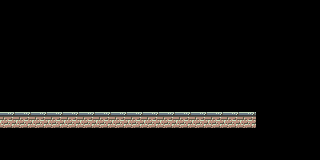

This game map was drawn from its Tiled (.tmx) file and the tilesets committed beside it. A one-line description and the full map source follow:
An orthogonal 20x10 tile map with 16x16 px tiles, 1 tile layer (Tile Layer 1) and 1 object (solid).

<map version="1.10" tiledversion="1.11.2" orientation="orthogonal" renderorder="right-down" width="20" height="10" tilewidth="16" tileheight="16" infinite="0" nextlayerid="3" nextobjectid="6">
 <tileset firstgid="1" name="map" tilewidth="16" tileheight="16" tilecount="480" columns="30">
  <image source="resources/tilesets/map.png" width="483" height="256" />
 </tileset>
 <layer id="1" name="Tile Layer 1" width="20" height="10" offsetx="0.539748" offsety="0.51074">
  <data>
   <tile />
   <tile />
   <tile />
   <tile />
   <tile />
   <tile />
   <tile />
   <tile />
   <tile />
   <tile />
   <tile />
   <tile />
   <tile />
   <tile />
   <tile />
   <tile />
   <tile />
   <tile />
   <tile />
   <tile />
   <tile />
   <tile />
   <tile />
   <tile />
   <tile />
   <tile />
   <tile />
   <tile />
   <tile />
   <tile />
   <tile />
   <tile />
   <tile />
   <tile />
   <tile />
   <tile />
   <tile />
   <tile />
   <tile />
   <tile />
   <tile />
   <tile />
   <tile />
   <tile />
   <tile />
   <tile />
   <tile />
   <tile />
   <tile />
   <tile />
   <tile />
   <tile />
   <tile />
   <tile />
   <tile />
   <tile />
   <tile />
   <tile />
   <tile />
   <tile />
   <tile />
   <tile />
   <tile />
   <tile />
   <tile />
   <tile />
   <tile />
   <tile />
   <tile />
   <tile />
   <tile />
   <tile />
   <tile />
   <tile />
   <tile />
   <tile />
   <tile />
   <tile />
   <tile />
   <tile />
   <tile />
   <tile />
   <tile />
   <tile />
   <tile />
   <tile />
   <tile />
   <tile />
   <tile />
   <tile />
   <tile />
   <tile />
   <tile />
   <tile />
   <tile />
   <tile />
   <tile />
   <tile />
   <tile />
   <tile />
   <tile />
   <tile />
   <tile />
   <tile />
   <tile />
   <tile />
   <tile />
   <tile />
   <tile />
   <tile />
   <tile />
   <tile />
   <tile />
   <tile />
   <tile />
   <tile />
   <tile />
   <tile />
   <tile />
   <tile />
   <tile />
   <tile />
   <tile />
   <tile />
   <tile />
   <tile />
   <tile />
   <tile />
   <tile />
   <tile />
   <tile />
   <tile />
   <tile />
   <tile />
   <tile />
   <tile />
   <tile />
   <tile />
   <tile />
   <tile />
   <tile gid="1" />
   <tile gid="1" />
   <tile gid="1" />
   <tile gid="1" />
   <tile gid="1" />
   <tile gid="1" />
   <tile gid="1" />
   <tile gid="1" />
   <tile gid="1" />
   <tile gid="1" />
   <tile gid="1" />
   <tile gid="1" />
   <tile gid="1" />
   <tile gid="1" />
   <tile gid="1" />
   <tile gid="1" />
   <tile />
   <tile />
   <tile />
   <tile />
   <tile />
   <tile />
   <tile />
   <tile />
   <tile />
   <tile />
   <tile />
   <tile />
   <tile />
   <tile />
   <tile />
   <tile />
   <tile />
   <tile />
   <tile />
   <tile />
   <tile />
   <tile />
   <tile />
   <tile />
   <tile />
   <tile />
   <tile />
   <tile />
   <tile />
   <tile />
   <tile />
   <tile />
   <tile />
   <tile />
   <tile />
   <tile />
   <tile />
   <tile />
   <tile />
   <tile />
   <tile />
   <tile />
   <tile />
   <tile />
  </data>
 </layer>
 <objectgroup id="2" name="Object Layer 1">
  <object id="5" name="solid" x="0.452441" y="112.432" width="255.177" height="15.6092" />
 </objectgroup>
</map>